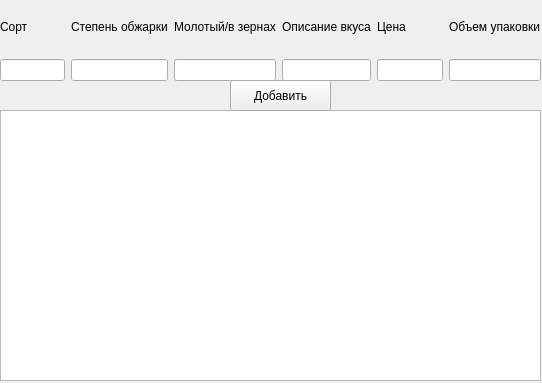
<?xml version="1.0" encoding="UTF-8"?>
<ui version="4.0">
 <class>Form</class>
 <widget class="QWidget" name="Form">
  <property name="geometry">
   <rect>
    <x>0</x>
    <y>0</y>
    <width>542</width>
    <height>383</height>
   </rect>
  </property>
  <property name="windowTitle">
   <string>Form</string>
  </property>
  <widget class="QTableWidget" name="table">
   <property name="enabled">
    <bool>true</bool>
   </property>
   <property name="geometry">
    <rect>
     <x>0</x>
     <y>110</y>
     <width>541</width>
     <height>271</height>
    </rect>
   </property>
  </widget>
  <widget class="QWidget" name="horizontalLayoutWidget">
   <property name="geometry">
    <rect>
     <x>0</x>
     <y>0</y>
     <width>541</width>
     <height>81</height>
    </rect>
   </property>
   <layout class="QHBoxLayout" name="horizontalLayout">
    <item>
     <layout class="QVBoxLayout" name="verticalLayout">
      <item>
       <widget class="QLabel" name="label_3">
        <property name="layoutDirection">
         <enum>Qt::LeftToRight</enum>
        </property>
        <property name="text">
         <string>Сорт</string>
        </property>
       </widget>
      </item>
      <item>
       <widget class="QLineEdit" name="lineEdit_s"/>
      </item>
     </layout>
    </item>
    <item>
     <layout class="QVBoxLayout" name="verticalLayout_2">
      <item>
       <widget class="QLabel" name="label_2">
        <property name="text">
         <string>Степень обжарки</string>
        </property>
       </widget>
      </item>
      <item>
       <widget class="QLineEdit" name="lineEdit_o"/>
      </item>
     </layout>
    </item>
    <item>
     <layout class="QVBoxLayout" name="verticalLayout_3">
      <item>
       <widget class="QLabel" name="label_6">
        <property name="text">
         <string>Молотый/в зернах</string>
        </property>
       </widget>
      </item>
      <item>
       <widget class="QLineEdit" name="lineEdit_m"/>
      </item>
     </layout>
    </item>
    <item>
     <layout class="QVBoxLayout" name="verticalLayout_4">
      <item>
       <widget class="QLabel" name="label_5">
        <property name="text">
         <string>Описание вкуса</string>
        </property>
       </widget>
      </item>
      <item>
       <widget class="QLineEdit" name="lineEdit_t"/>
      </item>
     </layout>
    </item>
    <item>
     <layout class="QVBoxLayout" name="verticalLayout_5">
      <item>
       <widget class="QLabel" name="label_4">
        <property name="text">
         <string>Цена</string>
        </property>
       </widget>
      </item>
      <item>
       <widget class="QLineEdit" name="lineEdit_p"/>
      </item>
     </layout>
    </item>
    <item>
     <layout class="QVBoxLayout" name="verticalLayout_6">
      <item>
       <widget class="QLabel" name="label">
        <property name="text">
         <string>Объем упаковки</string>
        </property>
       </widget>
      </item>
      <item>
       <widget class="QLineEdit" name="lineEdit_v"/>
      </item>
     </layout>
    </item>
   </layout>
  </widget>
  <widget class="QPushButton" name="pushButton">
   <property name="geometry">
    <rect>
     <x>230</x>
     <y>80</y>
     <width>101</width>
     <height>31</height>
    </rect>
   </property>
   <property name="text">
    <string>Добавить</string>
   </property>
  </widget>
 </widget>
 <resources/>
 <connections/>
</ui>
